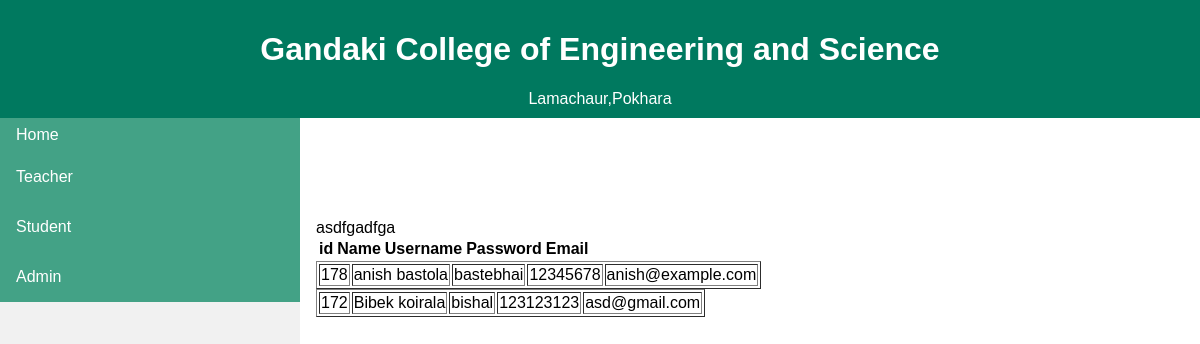
Page /admin/listadmin.php on the committed database.
### tables this page shows
CREATE TABLE `commoninfo` (
  `id` int(11) NOT NULL,
  `Name` varchar(50) NOT NULL,
  `Username` varchar(25) NOT NULL,
  `Password` varchar(50) NOT NULL,
  `Email` varchar(25) NOT NULL,
  `AccountType` varchar(15) NOT NULL
);

### admin/listadmin.php (the view, shortened to what this page needs)
<?php
	$conn=mysqli_connect("localhost","root","",'studentportal');
	$sql="SELECT * FROM commoninfo where AccountType='admin'";
	$result=mysqli_query($conn,$sql);
?>
<!DOCTYPE html>
<html>
<head>
</head>
  <body>
    <header>
      <h1> Gandaki College of Engineering and Science<br></h1>
       <span id="lamachour"> Lamachaur,Pokhara </span>
    </header>
  <ul>
    <li>
      <a class="active" href="#home">Home</a></li>
    <li>
        <div class="dropbtn">Teacher
        </div>
    </li>
    <li>
        <div class="dropbtn">Student
        </div>
    </li>
    <li>
        <div class="dropbtn">Admin
        </div>
    </li>
  </ul>
		<div style="margin-left:25%;margin-top:100px;padding:1px 16px;height:1000px;">
			asdfgadfga
			<?php
			echo "<table>
					<tr>
						<th>id</th>
						<th>Name</th>
						<th>Username</th>
						<th>Password</th>
						<th>Email</th>
					</tr>
					</table>";
			while($row=mysqli_fetch_assoc($result)){
				echo "<table border =1>
					<tr>
							<td>".$row['id']."</td>
							<td>".$row['Name']."</td>
							<td>".$row['Username']."</td>
							<td>".$row['Password']."</td>
							<td>".$row['Email']."</td>
						</tr>
				</table>";
			}
			?>
	  	</div>
	</body>
</html>

### admin/listadmin.php (style rules this page uses)
body { margin: 0; }
ul { list-style-type: none; margin: 0; padding: 0; width: 25%; background-color: #f1f1f1; position: fixed; height: 100%; overflow: auto; }
li a { display: block; color: #000; padding: 8px 0 8px 16px; text-decoration: none; }
li a.active { background-color:#43A286; color: white; }
html { font-family: sans-serif; }
header { background: #00795f; width: 100%; padding: 10px 0; color: white; text-align: center; }
.dropbtn { background-color: #43A286; color: white; padding: 16px; font-size: 16px; border: none; cursor: pointer; width :100%; display:block ; }

### rows in the picture
commoninfo: id "178", Name "anish bastola", Username "bastebhai", Password "12345678", Email "anish@example.com"
commoninfo: id "172", Name "Bibek koirala", Username "bishal", Password "123123123", Email "asd@gmail.com"
